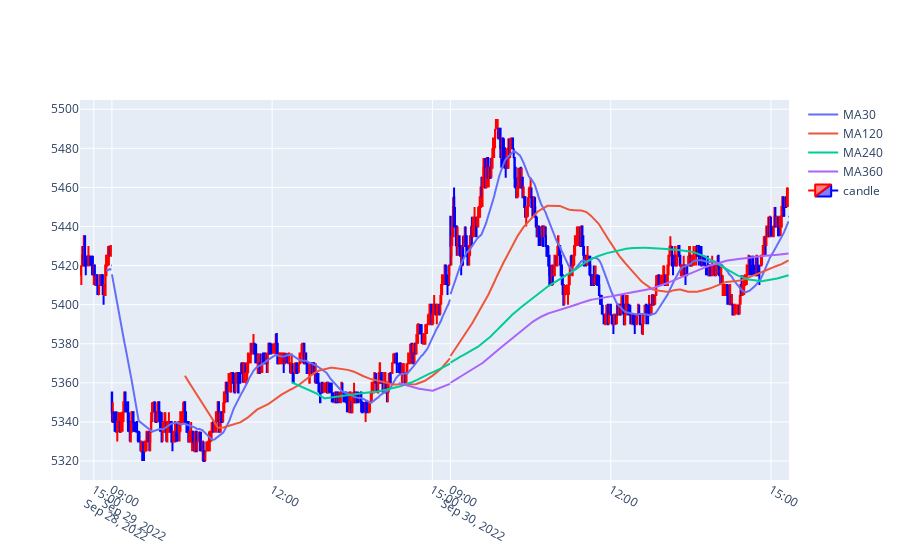

Notebook cell for this chart:
### Markdown cell above
**rangebreaks** 문제

rangebreaks가 제대로 동작하지 않음
- 길이가 400 보다 크면 (300~400 사이에서 문제가 시작됨) 중간이 끊겨버림
- values가 제대로 워킹하지 않음

### Code cell
def print_data_chart(data:pd.DataFrame):
  """
  현재 문제점
  : 380개가 넘는 길이의 data를 그릴 때 망가진다. (plotly의 문제인가?)
  임사방편
  : bounds로 해결
  - 주말 제외
  TODO
  : 공휴일...
  """

  xindices = data.index.strftime(date_format='%Y-%m-%d %H:%M').values
  pdata = make_pmas(data, x=xindices)
  pdata += [go.Candlestick(x=xindices, open=data['open'], high=data['high'], low=data['low'], close=data['close'],
                        increasing_line_color='red', decreasing_line_color='blue', name='candle')]
  layout = {
    'xaxis': {'rangebreaks': [
                dict(bounds=["sat", "mon"]),
                dict(bounds=[15.51, 9], pattern='hour'), 
                dict(bounds=[15.33, 15.5], pattern='hour')
                ],
              'rangeslider': {'visible': False},
              'showgrid': True,
              'showticklabels': True,
              'nticks': 20
              },
  }

  fig = go.Figure(data=pdata, layout=layout)
  fig.show()
  return xindices
xindices = print_data_chart(df[-800:])

### Figure 1 — Plotly figure (JSON) as saved in the notebook; plotly's stock layout.template omitted (floating-point values rounded to 4 significant figures; data arrays with more than 128 entries replaced by an {"elided": "..."} marker saying what was removed)
{"data": [{"name": "MA30", "type": "scatter", "x": {"elided": "800 str values"}, "y": {"elided": "800 float values"}}, {"name": "MA120", "type": "scatter", "x": {"elided": "800 str values"}, "y": {"elided": "800 float values"}}, {"name": "MA240", "type": "scatter", "x": {"elided": "800 str values"}, "y": {"elided": "800 float values"}}, {"name": "MA360", "type": "scatter", "x": {"elided": "800 str values"}, "y": {"elided": "800 float values"}}, {"close": {"elided": "800 int values"}, "decreasing": {"line": {"color": "blue"}}, "high": {"elided": "800 int values"}, "increasing": {"line": {"color": "red"}}, "low": {"elided": "800 int values"}, "name": "candle", "open": {"elided": "800 int values"}, "type": "candlestick", "x": {"elided": "800 str values"}}], "layout": {"xaxis": {"nticks": 20, "rangebreaks": [{"bounds": ["sat", "mon"]}, {"bounds": [15.51, 9], "pattern": "hour"}, {"bounds": [15.33, 15.5], "pattern": "hour"}], "rangeslider": {"visible": false}, "showgrid": true, "showticklabels": true}}}
